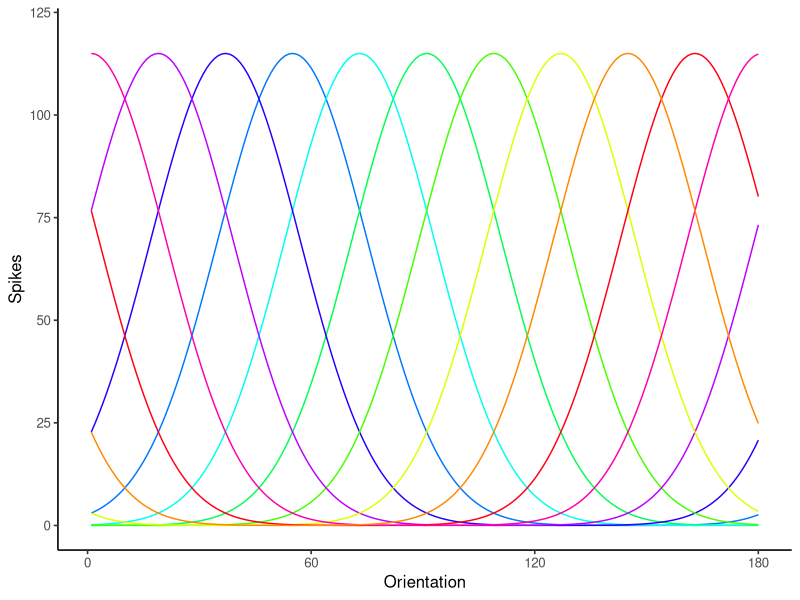
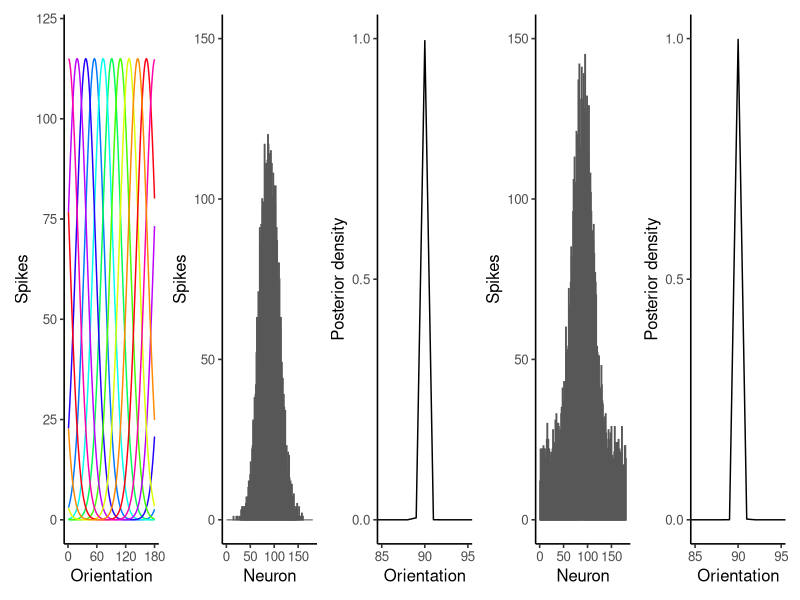

The R script that drew these images, in order:
library(tidyverse)
library(cowplot)
library(patchwork)

color_wheel <- function(alpha = 1) {
  h <- c(seq(160, 0, -1), seq(180, 161, -1))[-161]
  h <- h / 180
  s <- rep(1, 180)
  v <- rep(1, 180)
  hsv(h, s, v, alpha)
}

colors <- color_wheel()

n_neurons <- 180
orientations <- seq(1, 180, by = 1)
preferred_orientations <-  seq(1, 180, length.out = n_neurons)
max_firing_rate <- 115
tuning_width <- 20

tuning_curves <- matrix(0, nrow = n_neurons, ncol = length(orientations))
for (i in 1:n_neurons) {
  tuning_curves[i, ] <- max_firing_rate * exp(-0.5 * (pmin(abs(orientations - preferred_orientations[i]), 
                                                           180 - abs(orientations - preferred_orientations[i])) ^ 2) / tuning_width ^ 2)
}

FiringRate <- c()
for (i in 1:n_neurons) {
  FiringRate <- c(FiringRate, tuning_curves[i, ])
}

df_tuning <- data.frame(Orientation = rep(orientations, n_neurons),
                        FiringRate = FiringRate,
                        Neuron = rep(rep(orientations, n_neurons), each = length(orientations)),
                        Color = rep(colors, each = length(orientations)))

p1 <- ggplot(df_tuning[df_tuning$Neuron %in% seq(1, n_neurons, by = 18), ], 
             aes(x = Orientation, y = FiringRate, color = Color)) +
  geom_line() + scale_color_identity() +
  theme_classic(base_size = 12) + 
  scale_x_continuous(breaks = c(0, 60, 120, 180)) +
  ylim(0, 120) + 
  guides(color = F) + ylab("Spikes")
p1

# Spikes
input_orientation <- 90

responses <- rpois(n_neurons, lambda = tuning_curves[, input_orientation])
df_responses <- data.frame(Spikes = responses, Neuron = seq(1:n_neurons))

responses_augmented <- rpois(n_neurons, lambda = tuning_curves[, input_orientation]) + rpois(n_neurons, lambda = 20)
df_responses_augmented <- data.frame(Spikes = responses_augmented, Neuron = seq(1:n_neurons))

p2 <- ggplot(df_responses) + geom_col(aes(x = Neuron, y = Spikes), color = "grey34") +
  theme_classic(base_size = 12) + 
  ylim(0, 150) + ylab("Spikes")

p3 <- ggplot(df_responses_augmented) + geom_col(aes(x = Neuron, y = Spikes), color = "grey34") +
  theme_classic(base_size = 12) + 
  ylim(0, 150) + ylab("Spikes")

# Likelihood
likelihood <- numeric(length(orientations))
for (i in 1:length(orientations)) {                                               # 尤度（i度の刺激下で観測発火パターンが生じる確率）
  likelihood[i] <- sum(dpois(responses, lambda = tuning_curves[, i], log = TRUE)) # i度刺激下での360個のニューロンのλがチューニングカーブから決まる
}                                                                                 # これら360個のポアソン分布から観測発火パターンが生じる確率を求める
df_likelihood <- data.frame(Orientation = orientations, Density = likelihood, Type = "Likelihood")
max_likelihood_orientation <- orientations[which.max(likelihood)]
cat("The maximum likelihood orientation is", max_likelihood_orientation, "degrees\n")

likelihood_augmented <- numeric(length(orientations))
for (i in 1:length(orientations)) {                               
  likelihood_augmented[i] <- sum(dpois(responses_augmented, lambda = tuning_curves[, i], log = TRUE))
} 
df_likelihood_augmented <- data.frame(Orientation = orientations, Density = likelihood_augmented, Type = "Likelihood")
max_likelihood_orientation_augmented <- orientations[which.max(likelihood_augmented)]
cat("The maximum likelihood orientation is", max_likelihood_orientation_augmented, "degrees\n")

# Bayesian inference
prior_mean <- 90 
prior_sd <- 100    
prior <- dnorm(orientations, mean = prior_mean, sd = prior_sd)
df_prior <- data.frame(Orientation = orientations, Density = prior, Type = "Prior")

posterior_log <- likelihood + log(prior)
posterior_unnormalized <- exp(posterior_log - max(posterior_log))
posterior <- posterior_unnormalized / sum(posterior_unnormalized)
df_posterior <- data.frame(Orientation = orientations, Density = posterior, Type = "Posterior")
map_orientation <- orientations[which.max(posterior)]
cat("The maximum a posteriori (MAP) orientation is", map_orientation, "degrees\n")

posterior_log_augmented <- likelihood_augmented + log(prior)
posterior_unnormalized_augmented <- exp(posterior_log_augmented - max(posterior_log_augmented))
posterior_augmented <- posterior_unnormalized_augmented / sum(posterior_unnormalized_augmented)
df_posterior_augmented <- data.frame(Orientation = orientations, Density = posterior_augmented, Type = "Posterior")
map_orientation_augmented <- orientations[which.max(posterior_augmented)]
cat("The maximum a posteriori (MAP) orientation is", map_orientation_augmented, "degrees\n")

p4 <- ggplot(df_posterior, aes(x = Orientation, y = Density)) +
  geom_line() +
  labs(x = "Orientation", y = "Posterior density") +
  theme_classic(base_size = 12) + 
  coord_cartesian(xlim = c(85, 95)) +
  scale_x_continuous(breaks = c(85, 90, 95)) + 
  ylim(0, 1) +
  scale_y_continuous(limits = c(0, 1), breaks = c(0, 0.5, 1))
  

p5 <- ggplot(df_posterior_augmented, aes(x = Orientation, y = Density)) +
  geom_line() +
  theme_classic(base_size = 12) + 
  labs(x = "Orientation", y = "Posterior density") +
  coord_cartesian(xlim = c(85, 95)) +
  scale_x_continuous(breaks = c(85, 90, 95)) + 
  scale_y_continuous(limits = c(0, 1), breaks = c(0, 0.5, 1))

g1 <- list(p1, p2, p4, p3, p5)
g1 <- lapply(g1, function(p) {
  p + theme(
    legend.position = "none",
    plot.margin = margin(t = 5, r = 5, b = 5, l = 5, unit = "pt")
  )
})

ppc <- wrap_plots(g1, nrow = 1)
ggsave("ppc.png", ppc, width = 10, height = 2, dpi = 300)
